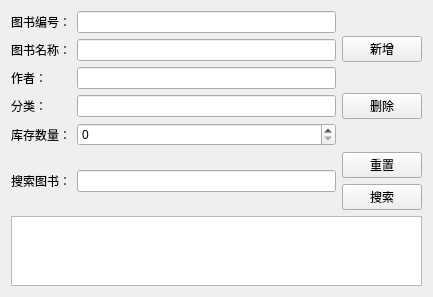
<?xml version="1.0" encoding="UTF-8"?>
<ui version="4.0">
 <class>BookPanel</class>
 <widget class="QWidget" name="BookPanel">
  <property name="geometry">
   <rect>
    <x>0</x>
    <y>0</y>
    <width>433</width>
    <height>292</height>
   </rect>
  </property>
  <property name="windowTitle">
   <string>Form</string>
  </property>
  <layout class="QVBoxLayout" name="verticalLayout_4">
   <item>
    <layout class="QHBoxLayout" name="horizontalLayout_2">
     <item>
      <layout class="QHBoxLayout" name="horizontalLayout">
       <item>
        <layout class="QFormLayout" name="formLayout">
         <item row="0" column="0">
          <widget class="QLabel" name="label">
           <property name="text">
            <string>图书编号：</string>
           </property>
          </widget>
         </item>
         <item row="0" column="1">
          <widget class="QLineEdit" name="bookIdEdit"/>
         </item>
         <item row="1" column="0">
          <widget class="QLabel" name="label_2">
           <property name="text">
            <string>图书名称：</string>
           </property>
          </widget>
         </item>
         <item row="1" column="1">
          <widget class="QLineEdit" name="bookNameEdit"/>
         </item>
         <item row="2" column="0">
          <widget class="QLabel" name="label_3">
           <property name="text">
            <string>作者：</string>
           </property>
          </widget>
         </item>
         <item row="2" column="1">
          <widget class="QLineEdit" name="bookAuthorEdit"/>
         </item>
         <item row="3" column="0">
          <widget class="QLabel" name="label_4">
           <property name="text">
            <string>分类：</string>
           </property>
          </widget>
         </item>
         <item row="3" column="1">
          <widget class="QLineEdit" name="bookCategoryEdit"/>
         </item>
         <item row="4" column="0">
          <widget class="QLabel" name="label_5">
           <property name="text">
            <string>库存数量：</string>
           </property>
          </widget>
         </item>
         <item row="4" column="1">
          <widget class="QSpinBox" name="bookStockSpinBox"/>
         </item>
        </layout>
       </item>
       <item>
        <layout class="QVBoxLayout" name="verticalLayout">
         <item>
          <widget class="QPushButton" name="addBookBtn">
           <property name="text">
            <string>新增</string>
           </property>
          </widget>
         </item>
         <item>
          <widget class="QPushButton" name="delBookBtn">
           <property name="text">
            <string>删除</string>
           </property>
          </widget>
         </item>
        </layout>
       </item>
      </layout>
     </item>
    </layout>
   </item>
   <item>
    <layout class="QVBoxLayout" name="verticalLayout_3">
     <item>
      <layout class="QHBoxLayout" name="horizontalLayout_4">
       <item>
        <layout class="QHBoxLayout" name="horizontalLayout_3">
         <item>
          <widget class="QLabel" name="label_6">
           <property name="text">
            <string>搜索图书：</string>
           </property>
          </widget>
         </item>
         <item>
          <widget class="QLineEdit" name="bookSearchEdit"/>
         </item>
        </layout>
       </item>
       <item>
        <layout class="QVBoxLayout" name="verticalLayout_2">
         <item>
          <widget class="QPushButton" name="resetSearchBtn">
           <property name="text">
            <string>重置</string>
           </property>
          </widget>
         </item>
         <item>
          <widget class="QPushButton" name="searchBookBtn">
           <property name="text">
            <string>搜索</string>
           </property>
          </widget>
         </item>
        </layout>
       </item>
      </layout>
     </item>
     <item>
      <widget class="QTableView" name="bookTableView"/>
     </item>
    </layout>
   </item>
  </layout>
 </widget>
 <resources/>
 <connections/>
</ui>
